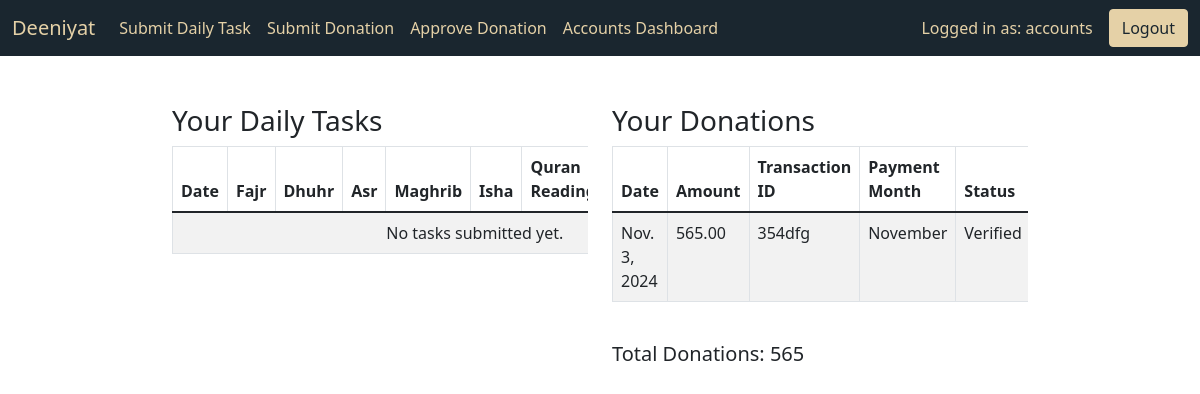
The app's page / (signed in), older data.
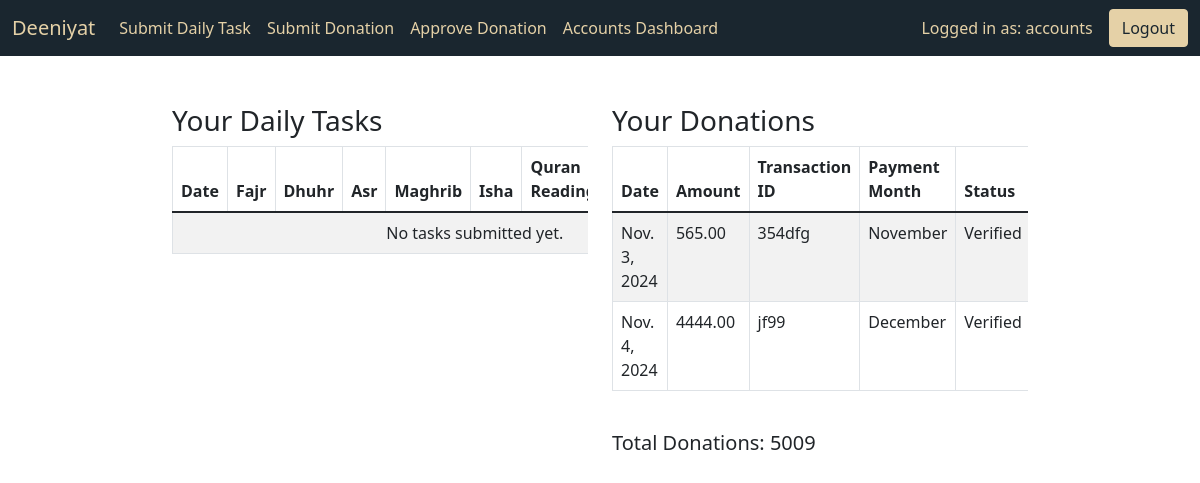
The same page, newer data.
### core/models.py (models this page shows, shortened)
class Donation(models.Model):
    MONTH_CHOICES = [
        ('01', 'January'),
        ('02', 'February'),
        ('03', 'March'),
        ('04', 'April'),
        ('05', 'May'),
        ('06', 'June'),
        ('07', 'July'),
        ('08', 'August'),
        ('09', 'September'),
        ('10', 'October'),
        ('11', 'November'),
        ('12', 'December'),
    ]
    PAYMENT_METHOD_CHOICES = [
        ('Cash', 'Cash'),
        ('Bkash', 'Bkash'),
        ('Nagad', 'Nagad'),
        ('Other', 'Other'),
    ]
    user = models.ForeignKey(User, on_delete=models.CASCADE, related_name="donations")
    amount = models.DecimalField(max_digits=10, decimal_places=2)
    transaction_id = models.CharField(max_length=50)
    verified = models.BooleanField(default=False)
    verified_by = models.ForeignKey(User, null=True, blank=True, on_delete=models.SET_NULL, related_name="verified_donations")
    payment_date = models.DateField(default=timezone.now)  # Field for payment date
    payment_month = models.CharField(max_length=2, choices=MONTH_CHOICES)  # Field for payment month selection
    payment_method = models.CharField(max_length=10, choices=PAYMENT_METHOD_CHOICES)  # New field

### core/views.py (the view)
# urls.py: path('', views.dashboard, name='dashboard'),
@login_required
def dashboard(request):
    tasks = DailyTask.objects.filter(user=request.user)
    print(tasks)
    donations = Donation.objects.filter(user=request.user)
    total_donations = donations.aggregate(Sum('amount'))['amount__sum'] or 0
    print(total_donations)
    return render(request, 'dashboard.html', {
        'tasks': tasks,
        'donations': donations,
        'total_donations': total_donations
    })

### templates/dashboard.html (shortened to what this page needs)
{% extends "base.html" %} {% block content %}
<div class="container-fluid mt-5">
  <div class="row justify-content-center">
    <div class="col-xl-5 col-lg-6 col-md-8 mb-4">
      <h3>Your Daily Tasks</h3>
      <div class="table-responsive">
        <table class="table table-striped table-bordered table-hover">
          <thead class="thead-dark">
            <tr>
              <th>Date</th>
              <th>Fajr</th>
              <th>Dhuhr</th>
              <th>Asr</th>
              <th>Maghrib</th>
              <th>Isha</th>
              <th>Quran Reading</th>
            </tr>
          </thead>
          <tbody>
            {% for task in tasks %}
            <tr>
              <td>{{ task.date }}</td>
              <td>{{ task.fajr_status }}</td>
              <td>{{ task.dhuhr_status }}</td>
              <td>{{ task.asr_status }}</td>
              <td>{{ task.maghrib_status }}</td>
              <td>{{ task.isha_status }}</td>
              <td>{{ task.quran_reading }}</td>
              <td>{{ task.masnoon_amol|yesno:"Yes,No" }}</td>
              <td>{{ task.reading_hadith|yesno:"Yes,No" }}</td>
            </tr>
            {% empty %}
            <tr>
              <td colspan="9" class="text-center">No tasks submitted yet.</td>
            </tr>
            {% endfor %}
          </tbody>
        </table>
      </div>
    </div>
    <div class="col-xl-5 col-lg-6 col-md-8 mb-4">
      <h3>Your Donations</h3>
      <div class="table-responsive">
        <table class="table table-striped table-bordered table-hover">
          <thead class="thead-dark">
            <tr>
              <th>Date</th>
              <th>Amount</th>
              <th>Transaction ID</th>
              <th>Payment Month</th>
              <th>Status</th>
            </tr>
          </thead>
          <tbody>
            {% for donation in donations %}
            <tr>
              <td>{{ donation.payment_date }}</td>
              <td>{{ donation.amount }}</td>
              <td>{{ donation.transaction_id }}</td>
              <td>{{ donation.get_payment_month_display }}</td>
              <td>{{ donation.verified|yesno:"Verified,Pending" }}</td>
            </tr>
            {% empty %}
            <tr>
              <td colspan="5" class="text-center">
                No donations submitted yet.
              </td>
            </tr>
            {% endfor %}
          </tbody>
        </table>
      </div>
      <h5 class="mt-4">Total Donations: {{ total_donations }}</h5>
    </div>
  </div>
</div>
{% endblock content %} {% block title %}Dashboard{% endblock title %}

Row changes from the older to the newer data that the page shows:
added Donation: payment_date "Nov. 4, 2024", amount "4444.00", transaction_id "jf99", payment_month "December", verified "Verified"
Text that changed along with them:
{{ total_donations }}: "565" → "5009"
